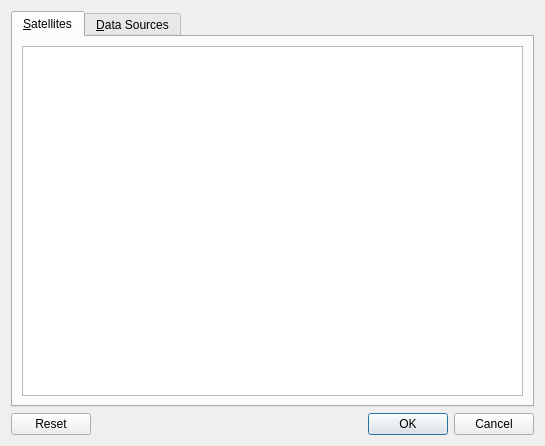
<?xml version="1.0" encoding="UTF-8"?>
<ui version="4.0">
 <class>SatellitesConfigDialog</class>
 <widget class="QDialog" name="SatellitesConfigDialog">
  <property name="geometry">
   <rect>
    <x>0</x>
    <y>0</y>
    <width>545</width>
    <height>446</height>
   </rect>
  </property>
  <property name="windowTitle">
   <string>Satellites Configuration - Marble</string>
  </property>
  <layout class="QVBoxLayout" name="verticalLayout_2">
   <item>
    <widget class="QTabWidget" name="tabWidget">
     <property name="currentIndex">
      <number>0</number>
     </property>
     <widget class="QWidget" name="tabSatellites">
      <attribute name="title">
       <string>&amp;Satellites</string>
      </attribute>
      <layout class="QVBoxLayout" name="verticalLayout">
       <item>
        <widget class="QTreeView" name="treeView">
         <property name="horizontalScrollBarPolicy">
          <enum>Qt::ScrollBarAsNeeded</enum>
         </property>
         <property name="indentation">
          <number>25</number>
         </property>
        </widget>
       </item>
      </layout>
     </widget>
     <widget class="QWidget" name="tabDataSources">
      <attribute name="title">
       <string>&amp;Data Sources</string>
      </attribute>
      <layout class="QVBoxLayout" name="verticalLayout_3">
       <item>
        <widget class="QWidget" name="buttonWidget" native="true">
         <property name="minimumSize">
          <size>
           <width>0</width>
           <height>0</height>
          </size>
         </property>
         <layout class="QHBoxLayout" name="horizontalLayout">
          <property name="leftMargin">
           <number>0</number>
          </property>
          <property name="topMargin">
           <number>5</number>
          </property>
          <property name="rightMargin">
           <number>0</number>
          </property>
          <property name="bottomMargin">
           <number>5</number>
          </property>
          <item>
           <widget class="QLabel" name="labelLastUpdatedText">
            <property name="text">
             <string>&lt;html&gt;&lt;head/&gt;&lt;body&gt;&lt;p&gt;&lt;span style=&quot; font-weight:600;&quot;&gt;Last update:&lt;/span&gt;&lt;/p&gt;&lt;/body&gt;&lt;/html&gt;</string>
            </property>
           </widget>
          </item>
          <item>
           <widget class="QLabel" name="labelLastUpdated">
            <property name="text">
             <string>-</string>
            </property>
           </widget>
          </item>
          <item>
           <spacer name="horizontalSpacer1">
            <property name="orientation">
             <enum>Qt::Horizontal</enum>
            </property>
            <property name="sizeHint" stdset="0">
             <size>
              <width>40</width>
              <height>20</height>
             </size>
            </property>
           </spacer>
          </item>
          <item>
           <widget class="QPushButton" name="buttonReloadDataSources">
            <property name="enabled">
             <bool>true</bool>
            </property>
            <property name="text">
             <string>&amp;Reload All Data Sources</string>
            </property>
           </widget>
          </item>
         </layout>
        </widget>
       </item>
       <item>
        <widget class="Line" name="line1">
         <property name="orientation">
          <enum>Qt::Horizontal</enum>
         </property>
        </widget>
       </item>
       <item>
        <widget class="QWidget" name="widgetCatalogs" native="true">
         <layout class="QHBoxLayout" name="horizontalLayout_3">
          <property name="margin">
           <number>0</number>
          </property>
          <item>
           <widget class="QLabel" name="labelDataSources">
            <property name="text">
             <string>Satellite Data Sources:</string>
            </property>
           </widget>
          </item>
          <item>
           <spacer name="horizontalSpacer3">
            <property name="orientation">
             <enum>Qt::Horizontal</enum>
            </property>
            <property name="sizeHint" stdset="0">
             <size>
              <width>40</width>
              <height>20</height>
             </size>
            </property>
           </spacer>
          </item>
          <item>
           <widget class="QToolButton" name="buttonAddDataSource">
            <property name="toolTip">
             <string>Add a new data source (URL).</string>
            </property>
            <property name="text">
             <string>+</string>
            </property>
            <property name="icon">
             <iconset resource="satellites.qrc">
              <normaloff>:/icons/bookmark-add-folder.png</normaloff>:/icons/bookmark-add-folder.png</iconset>
            </property>
           </widget>
          </item>
          <item>
           <widget class="QToolButton" name="buttonOpenDataSource">
            <property name="toolTip">
             <string>Open a new data source from disk.</string>
            </property>
            <property name="text">
             <string>-</string>
            </property>
            <property name="icon">
             <iconset resource="satellites.qrc">
              <normaloff>:/icons/document-open.png</normaloff>:/icons/document-open.png</iconset>
            </property>
           </widget>
          </item>
          <item>
           <widget class="QToolButton" name="buttonRemoveDataSource">
            <property name="enabled">
             <bool>false</bool>
            </property>
            <property name="toolTip">
             <string>Remove selected data source.</string>
            </property>
            <property name="text">
             <string>...</string>
            </property>
            <property name="icon">
             <iconset resource="satellites.qrc">
              <normaloff>:/icons/bookmark-remove.png</normaloff>:/icons/bookmark-remove.png</iconset>
            </property>
           </widget>
          </item>
         </layout>
        </widget>
       </item>
       <item>
        <widget class="QListWidget" name="listDataSources">
         <property name="font">
          <font>
           <weight>50</weight>
           <italic>false</italic>
           <bold>false</bold>
           <kerning>true</kerning>
          </font>
         </property>
         <item>
          <property name="text">
           <string>(Built-in Data Sources for Earth Satellites)</string>
          </property>
          <property name="statusTip">
           <string notr="true"/>
          </property>
          <property name="background">
           <brush brushstyle="NoBrush">
            <color alpha="255">
             <red>0</red>
             <green>0</green>
             <blue>0</blue>
            </color>
           </brush>
          </property>
          <property name="flags">
           <set>NoItemFlags</set>
          </property>
         </item>
        </widget>
       </item>
       <item>
        <widget class="QLabel" name="label">
         <property name="font">
          <font>
           <pointsize>10</pointsize>
          </font>
         </property>
         <property name="text">
          <string>&lt;html&gt;&lt;head/&gt;&lt;body&gt;&lt;p&gt;Supported formats: &lt;a href=&quot;http://techbase.kde.org/Projects/Marble/SatelliteCatalogFormat&quot;&gt;&lt;span style=&quot; text-decoration: underline; color:#0000ff;&quot;&gt;Marble Satellite Catalogue&lt;/span&gt;&lt;/a&gt;, &lt;a href=&quot;http://en.wikipedia.org/wiki/Two-line_element_set&quot;&gt;&lt;span style=&quot; text-decoration: underline; color:#0000ff;&quot;&gt;Two-Line-Element Set&lt;/span&gt;&lt;/a&gt;&lt;/p&gt;&lt;/body&gt;&lt;/html&gt;</string>
         </property>
         <property name="textFormat">
          <enum>Qt::RichText</enum>
         </property>
         <property name="alignment">
          <set>Qt::AlignLeading|Qt::AlignLeft|Qt::AlignVCenter</set>
         </property>
         <property name="wordWrap">
          <bool>true</bool>
         </property>
         <property name="openExternalLinks">
          <bool>true</bool>
         </property>
        </widget>
       </item>
      </layout>
     </widget>
    </widget>
   </item>
   <item>
    <widget class="QDialogButtonBox" name="buttonBox">
     <property name="orientation">
      <enum>Qt::Horizontal</enum>
     </property>
     <property name="standardButtons">
      <set>QDialogButtonBox::Cancel|QDialogButtonBox::Ok|QDialogButtonBox::Reset</set>
     </property>
    </widget>
   </item>
  </layout>
 </widget>
 <tabstops>
  <tabstop>buttonBox</tabstop>
  <tabstop>tabWidget</tabstop>
  <tabstop>treeView</tabstop>
 </tabstops>
 <resources>
  <include location="satellites.qrc"/>
 </resources>
 <connections>
  <connection>
   <sender>buttonBox</sender>
   <signal>accepted()</signal>
   <receiver>SatellitesConfigDialog</receiver>
   <slot>accept()</slot>
   <hints>
    <hint type="sourcelabel">
     <x>279</x>
     <y>427</y>
    </hint>
    <hint type="destinationlabel">
     <x>157</x>
     <y>189</y>
    </hint>
   </hints>
  </connection>
  <connection>
   <sender>buttonBox</sender>
   <signal>rejected()</signal>
   <receiver>SatellitesConfigDialog</receiver>
   <slot>reject()</slot>
   <hints>
    <hint type="sourcelabel">
     <x>347</x>
     <y>427</y>
    </hint>
    <hint type="destinationlabel">
     <x>286</x>
     <y>189</y>
    </hint>
   </hints>
  </connection>
 </connections>
</ui>
